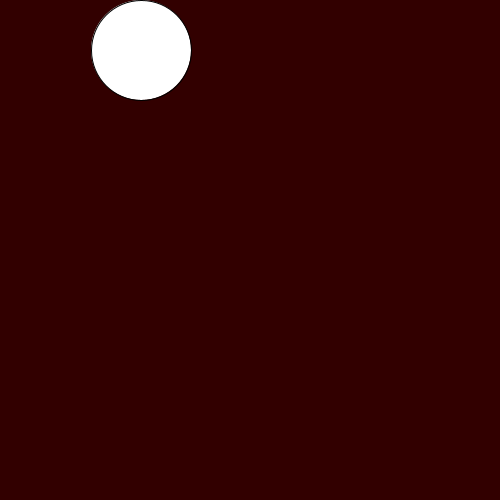
Frame 1 (no input)
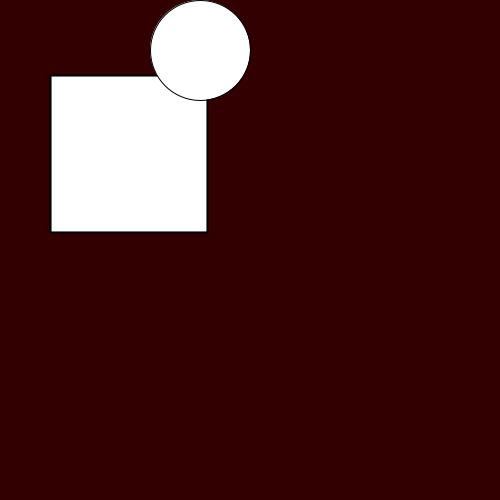
Frame 60 (the mouse pressed at the canvas centre just before this capture)
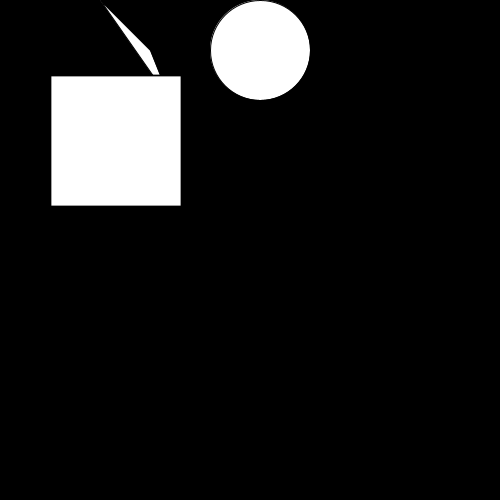
Frame 120 (the mouse held since frame 60 and released just before this capture)

The Processing sketch that drew these frames (run headless with seeded random() and noise(); from frame 60 on, the mouse is pressed at the canvas centre):

// Processing sketch: processing_129582
// ── processing_129582.pde

float timer = 0.0;
float myscale = 1.5;
float myscaleSpeed = 0.01;
float myrotationSpeed = 0.05;
float myrotation = radians(45);
float radius = 70;
float x, x2;
float angle = 0;
float frequency = 4;
float py = 50 + sin(radians(angle)) * (radius);

void setup()
{
  size(500, 500);
  frameRate(30);
}

void draw()
{
  background(0);
  
  timer = timer + (1.0 / 30.0);
  myscale = myscale + myscaleSpeed;
  myrotation = myrotation + myrotationSpeed;
  
  if (timer >= 2.0 && timer < 3.0)
  {
    rect(150,150,100,100);
  }
  else if (timer >= 3.0 && timer < 3.5)
  {
    ellipse(300, 300, 200, 200);
  }
  else if (timer > 3.0 && timer < 4.0)
  {
    triangle(170, 100, 150, 50, 100, 0);
  }
  else
  {
    background(50, 0, 0);
  }
  
  if (timer >= 1.0 && timer <= 15.0)
  {
    pushMatrix();
    translate(50,75);
    scale(myscale);
    rect(0, 0, 75, 75);
    popMatrix();
  }
  if (myscale > 2.5)
  {
    myscaleSpeed = -0.04;
  }
  else if (myscale <= 0.5)
  {
    myscaleSpeed = 0.04;
  }
  
  if (timer >= 6.0)
  {
    pushMatrix();
    translate(width/2, height/2);
    rotate(myrotation);
    fill(100);
    rectMode(CENTER);
    rect(0,0,80,80);
    popMatrix();
    noFill();
  }
  
  ellipse(width/7 + radius + x, py, 100, 100);
  angle -= frequency;
  x += 1;
  
}
